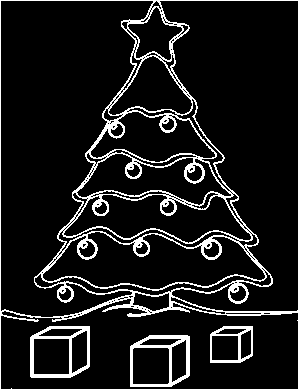
#> input picture Sheet 06/images/xmas.png, 298 x 389 px
$ jupyter execute --allow-errors sheet06.ipynb   (shell and % lines are left out)
#> lines starting #> are read from the running program, lines starting #| are printed output that depends on the picture
Osnabrück University - Computer Vision (Winter Term 2021/22) - Prof. Dr.-Ing. G. Heidemann, Ulf Krumnack, Axel Schaffland

# Exercise Sheet 06: Hough Transform

## Introduction

This week's sheet should be solved and handed in before **14:00 of Tuesday, December 14, 2021**. If you need help (and Google and other resources were not enough), feel free to contact your groups' designated tutor or whomever of us you run into first. Please upload your results to your group's Stud.IP folder.

**HINT: There is a bonus exercise in the end. If you do this bonus exercise you may leave out one of the other exercises.**

## Assignment 0: Math recap (Eigenvectors and Eigenvalues) [0 Points]

This exercise is supposed to be very easy, does not give any points, and is voluntary. There will be a similar exercise on every sheet. It is intended to revise some basic mathematical notions that are assumed throughout this class and to allow you to check if you are comfortable with them. Usually you should have no problem to answer these questions offhand, but if you feel unsure, this is a good time to look them up again. You are always welcome to discuss questions with the tutors or in the practice session. Also, if you have a (math) topic you would like to recap, please let us know.

**a)** What is an eigenvector of a matrix/a linear mapping? What are eigenvalues?

Multiplying with a matrix an eigenvector will result a scaled version of that vector. This could change its length and orientation bot not its direction in space.

$$A \cdot \upsilon = \lambda\upsilon$$

The scalar $\lambda\in\mathbb{R}$ is called the eigenvalue belonging to the eigenvector $\upsilon$

**b)** What is the characteristic polynomial of a matrix? How is it related to eigenvalues? What are algebraic and geometric multiplicity of an eigenvalue?

The characteristic polynomial of a n x n matrix A is defined as
$$p_A(X)=det(X \cdot I_n-A)$$
where $I_n$ is the identity matrix. It is a polynomial of degree n, that is invariant under matrix similarity. The roots of the characteristic polynomial are the eigenvalues of the matrix. The algebraic multiplicity of an eigenvalue $\lambda$ is its multiplicity as a root of the characteristic polynomial.

**c)** What is the spectrum of a matrix? What does the spectral theorem state?

YOUR ANSWER HERE

**d)** [bonus task]: Numpy/Scipy provide functions to compute eigenvalues. Lookup these functions and apply them to an example.

[cell 1]
# YOUR CODE HERE

## Assignment 1: Hough transform [7 Points]

**a)** Explain in your own words the idea of Hough transform in general. What is an accumulator space? In what sense can the Hough transform be seen as a model-based approach?

Hough Transform is used when the aim of the output image is a specific shape, meaning a connected edges forming a straight line. This is Hough transform in its classic form. Further, it has been extended to being able to identifying the positions of shapes such as circles.
However, in order to produce the output result, an edge detection would need to be performed first (applying Sobel filter would be an example) which will then be used as an input for the Hough transform algorithm

**b)** What is linear Hough transform? What does a point in the linear Hough space represent? Explain the meaning of the two coordinates.

The linear Hough transformation is possible with the help of Hessian normal form $r = x\cos\theta_0 + y\sin\theta_0$, where we give a relation of $x$ and $y$ if they are located on the $x_0y_0$ line, then the parameters are no longer the intersepts but ($r_0, \theta_0$) as shown on 'Representing Straight Lines' slide.

**c)**  How are points, lines, polygons transformed by linear Hough transform? What about parallel lines? Try different configurations using the functions `point`, `line`, `polygon` below. Use the function `skimage.transform.hough_line` to display these examples. You may use the code of Assignment 2 to check
different configurations interactively.

The transformation of points in Hough transform algorithm is possible by the help of an accumulator. The way a line is transformed is if two edge points lay on the same line, their intersection will fall on a specific $(r_0, \theta_0)$ pair as explained previously.

! Polygon explaination is missing !

[cell 2]
from skimage.transform import hough_line
from skimage.transform import resize
import matplotlib.pyplot as plt
import numpy as np

steps = lambda p,q : max(map(lambda x,y: abs(x-y), p, q))+1
coords = lambda p,q,s : tuple([np.linspace(x,y,s,dtype=np.uint16) for x,y in zip(p,q)])

def point(img, p):
    """Insert a point in the black/white image at position p

    Args:
        img (ndarray): Input image.
        p (tuple): Coordinate of point.

    Returns:

    """
    img[p] = 1

def line(img, p, q):
    """Insert a line from p to q in the black/white image

    Args:
        img (ndarray): Input image.
        p (tuple): Coordinate of start position.
        q (tuple): Coordinate of end position.

    Returns:

    """
    img[coords(p,q,steps(p,q))] = 1

def polygon(img, vertices):
    """Insert a (closed) polygon given by a list of points into the black/white image

    Args:
        img (ndarray): Input image.
        vertices (list): List of coordinate tuples.

    Returns:

    """
    for p, q in zip(vertices, vertices[1:]+vertices[0:1]):
        line(img,p,q)

img = np.zeros((100,100))

point(img, (30,60))
polygon(img, [(20,20),(60,30),(80,80)])

fig, [ax1, ax2] = plt.subplots(1,2, figsize=(12,4))

plt.gray()
ax1.set_title('Image');
ax1.imshow(img, origin = 'lower')

out, angles, d = hough_line(img)

# scale output to quadratic image
out_resized = resize(out, (out.shape[0], out.shape[0]), anti_aliasing=True, preserve_range=True)
ax2.set_title('Hough transform (skimage)');
ax2.set_xlabel('Angles (degrees)')
ax2.set_ylabel('Distance (pixels)')
ax2.imshow(np.log(1 + out_resized), origin = 'lower', cmap='gray')

ax2.set_yticks(np.linspace(0, out.shape[0], 7))
ax2.set_yticklabels((-1 * np.linspace(d[-1], d[0], 7)).astype(int))
ax2.set_xticks(np.linspace(0, out.shape[0], 5))
ax2.set_xticklabels(np.linspace(np.rad2deg(angles[0]), np.rad2deg(angles[-1]), 5).astype(int))


plt.show()
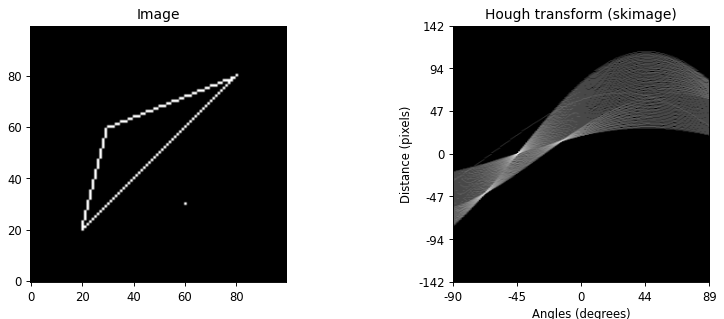
#> figure drawn by matplotlib, 2 panels

## Assignment 2: Interactive Hough transform [1 Point]

The following code block implements an interactive Hough transform, in which you can either draw points or lines and can see the resulting Hough transform immediately. Draw different shapes of points or lines and check the resulting Hough transform. Try to predict the outcome of the transformation!

[cell 3]
from skimage.transform import hough_line
import matplotlib.pyplot as plt
import numpy as np

# True if two mouse clicks should draw a line, false if single clicks draw points
lines = True


steps = lambda p,q : max(map(lambda x,y: abs(x-y), p, q))+1
coords = lambda p,q,s : tuple([np.linspace(x,y,s,dtype=np.uint16) for x,y in zip(p,q)])
img = np.zeros((200,200))


def line(img, p, q):
    """Insert a line from p to q in the black/white image

    Args:
        img (ndarray): Input image.
        p (tuple): Coordinate of start position.
        q (tuple): Coordinate of end position.

    Returns:

    """
    img[coords(p,q,steps(p,q))] = 1


def disp_and_comp():
    """Computes Line Hough transform; displays image and result

    Args:

    Returns:

    """
    ax1.imshow(img, origin = 'lower', cmap='gray')

    out, angles, d = hough_line(img)

    out_resized = resize(out, (out.shape[0], out.shape[0]), anti_aliasing=True, preserve_range=True)
    ax2.imshow(np.log(1 + out_resized), origin = 'lower', cmap='gray')
    ax2.set_yticks(np.linspace(0, out.shape[0], 7))
    ax2.set_yticklabels((-1 * np.linspace(d[-1], d[0], 7)).astype(int))
    ax2.set_xticks(np.linspace(0, out.shape[0], 5))
    ax2.set_xticklabels(np.linspace(np.rad2deg(angles[0]), np.rad2deg(angles[-1]), 5).astype(int))

    fig.canvas.draw()


first_point = True
p1 = (0,0)
def on_press(event):
    """Draws either line or point and calls disp_and_comp

    Reacts to mouse clicks. Draws either point at mouse
    position and computes Hough transform or draws line
    between first and second mouse click and then computes
    hough transfom.

    Args:
        event (event): Mouseevent.

    Returns:

    """
    global p1, first_point
    y = int(event.xdata)
    x = int(event.ydata)

    if (lines):
        if (first_point):
            p1 = (x,y)
            img[x, y] = 255
            first_point = False
        else:
            line(img,p1,(x,y))
            first_point = True
        disp_and_comp()
    else:
        img[x, y] = 255
        disp_and_comp()


fig = plt.figure(figsize=(8, 6))

ax1 = fig.add_subplot(121)
plt.title('Image')

ax2 = fig.add_subplot(122)
plt.title('Hough transform');
plt.xlabel('Angles (degrees)')
plt.ylabel('Distance (pixels)')


disp_and_comp()
#plt.axis('square')
fig.canvas.mpl_connect('button_press_event', on_press)
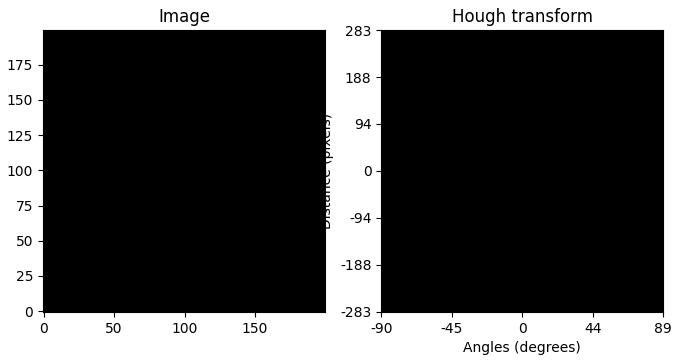
#> figure drawn by matplotlib, 2 panels

## Assignment 3: Implementing Hough transform [7 Points]

**a)** Implement your own version of linear Hough transform and compare the results with the function `skimage.transform.hough_line`.

[cell 4]
from skimage.transform import hough_line
import matplotlib.pyplot as plt
import numpy as np
import warnings
warnings.filterwarnings('ignore')

def my_hough_line(img, angles=180):
    """
    Apply linear Hough transform to the given image.

    Args:
        img (numpy.ndarray): The binary image to transform
        angles (int): The number of angles to consider.
    Result:
        accumulator (numpy.ndarray): The accumulator space.
    """
    thetas = np.deg2rad(np.arange(-angles/2, angles/2, 1))

    # Compute the array of angles and their sine and cosine
    cos_theta = np.cos(thetas)
    sin_theta = np.sin(thetas)
    num_thetas = len(thetas)

    # compute the bins and allocate the accumulator array
    M, N = img.shape
    offset = np.ceil(np.sqrt(M * M + N * N)).astype(np.int64)

    max_distance = 2 * offset + 1
    accumulator = np.zeros((max_distance, angles), dtype=np.uint64)

    bins = np.linspace(-offset, offset, max_distance)

    # compute the nonzero indexes
    y_idxs, x_idxs = np.nonzero(img)

    # finally, run the transform
    nidxs = y_idxs.shape[0]  # x and y are the same shape
    for i in range(nidxs):
        x = x_idxs[i]
        y = y_idxs[i]
        for j in range(num_thetas):
            accumulator_idx = round((cos_theta[j] * x + sin_theta[j] * y)) + offset
            accumulator[accumulator_idx, j] += 1

    return accumulator

img = np.zeros((100,100))

# You may try different paintings here:
# point(img, (10,10))
# line(img,(10,20),(70,20))
polygon(img,[(20,10),(80,50),(80,80),(30,60)])


fig, [ax1, ax2, ax3] = plt.subplots(1,3, figsize=(12,4))
plt.gray()

# original image
ax1.set_title('Image');
ax1.imshow(img, origin = 'lower')

# skimage
out, angles, d = hough_line(img)

out_resized = resize(out, (out.shape[0], out.shape[0]), anti_aliasing=True, preserve_range=True)
ax2.set_title('Hough transform (skimage)');
ax2.set_xlabel('Angles (degrees)')
ax2.set_ylabel('Distance (pixels)')
ax2.imshow(np.log(1 + out_resized), origin = 'lower', cmap='gray')
ax2.set_yticks(np.linspace(0, out.shape[0], 7))
ax2.set_yticklabels((-1 * np.linspace(d[-1], d[0], 7)).astype(int))
ax2.set_xticks(np.linspace(0, out.shape[0], 5))
ax2.set_xticklabels(np.linspace(np.rad2deg(angles[0]), np.rad2deg(angles[-1]), 5).astype(int))

# own implementation
my_out = my_hough_line(img)

my_out_resized = resize(out, (out.shape[0], out.shape[0]), anti_aliasing=True, preserve_range=True)
ax3.set_title('Hough transform (own implementation)');
ax3.set_xlabel('Angles (degrees)')
ax3.set_ylabel('Distance (pixels)')
ax3.imshow(np.log(1 + my_out_resized), origin = 'lower', cmap='gray')
ax3.set_yticks(np.linspace(0, out.shape[0], 7))
ax3.set_yticklabels((-1 * np.linspace(d[-1], d[0], 7)).astype(int))
ax3.set_xticks(np.linspace(0, out.shape[0], 5))
ax3.set_xticklabels(np.linspace(np.rad2deg(angles[0]), np.rad2deg(angles[-1]), 5).astype(int))

plt.show()
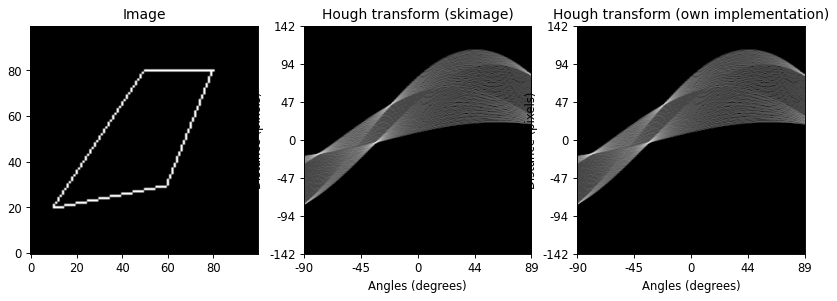
#> figure drawn by matplotlib, 3 panels

**b)** Under which conditions is (linear) Hough transform invertible? Try to implement an inverse linear Hough transform.

You could create a line for each point in accumulator space by doing the following: Compute angle and distance of the line represented by the current point in accumulator space. Add the value of this point to all image pixels which belong to the corresponding line. Finally you could threshold the image.

However, other solution are feasible, too.

It is invertible under the condition that one can retrieve the model parameters, in this case the parameters of the Hesse normal form ($\textbf{r},\theta$), based on the accumulator array.

[cell 5]
from skimage.transform import hough_line
import matplotlib.pyplot as plt
import numpy as np


# YOUR CODE HERE

def my_inverse_hough_line(accumulator, shape):
    """Compute an inverse Hough transform, i.e. compute the image from the accumulator space.

    Args:
        accumulator (numpy.ndarray)
        shape (tuple): The shape (dimensions) of the image to be created

    Result:
        img (numpy.ndarray): The image created from the accumulator space.
    """
    img = np.zeros(shape, np.uint64)

    # YOUR CODE HERE
    return img

img = np.zeros((100,100))

#point(img, (10,10))
#line(img,(10,20),(70,20))
#line(img,(20,10),(20,70))
polygon(img,[(10,30),(50,50),(10,70)])

plt.figure(figsize=(12, 4))
plt.gray()
plt.subplot(1,3,1) ; plt.title('Image'); plt.imshow(img, origin = 'lower')

out, angles, d = hough_line(img)
out_resized = resize(out, (out.shape[0], out.shape[0]), anti_aliasing=True, preserve_range=True)
ax = plt.subplot(1,3,2) ; plt.title('Hough transform (skimage)');
ax.set_title('Hough transform (skimage)');
ax.set_xlabel('Angles (degrees)')
ax.set_ylabel('Distance (pixels)')
ax.imshow(np.log(1 + out_resized), origin = 'lower', cmap='gray')
ax.set_yticks(np.linspace(0, out.shape[0], 7))
ax.set_yticklabels((-1 * np.linspace(d[-1], d[0], 7)).astype(int))
ax.set_xticks(np.linspace(0, out.shape[0], 5))
ax.set_xticklabels(np.linspace(np.rad2deg(angles[0]), np.rad2deg(angles[-1]), 5).astype(int))

img2 = my_inverse_hough_line(out, img.shape)
plt.subplot(1,3,3) ; plt.title('Inverse Hough transform');
plt.imshow(img2, origin = 'lower')
plt.show()
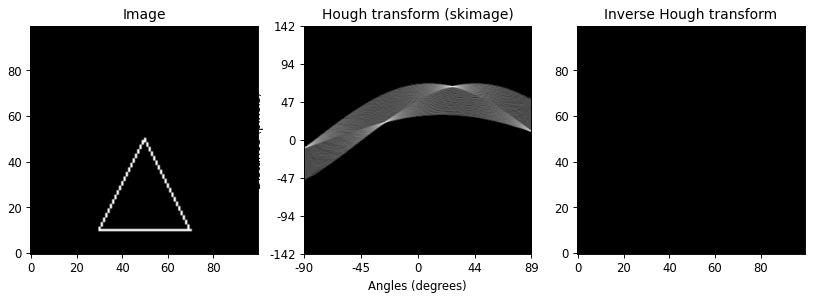
#> figure drawn by matplotlib, 3 panels

## Assignment 4: Circular Hough [7 Points]

**a)** Explain the idea of circular Hough transform. How many dimensions does the accumulator space have and what do they represent? What practical problems do you expect when computing circular Hough transform?

The idea of circular Hough transform is to detect circular object in an image, such as a ball, spheres like bubbles, Christmas decorations and even eyes. The accumulator space is a 3-Dimensional. The points $x$ and $y$ must conform to the given formula - $(x-x_c)^2+(y-y_c)^2=r^2$, if they do, the accumulator space is proven to consist of 3 dimentions, $x_c, y_c$ and $r$, as shown in the lecture slide CV-08 p.13
What we need to do is, from each determined edge pixel we increment the accumulated space. If they indicate the formation of a circle, the would interesct in the middle, which would be the maximum of the counter and that would point to the center of the desired circle.

**b)** Now implement circular hough transform. First think how the accumulator space should be represented. You may provide an additional parameter to only look for circles of a given radius (or a range of radii). Then apply it to the image `xmas.png` to detect the balls. Mark them in the original image. (Bonus task: also detect the presents using linear Hough transform).

[cell 6]
from skimage.transform import hough_circle
from scipy import misc
from imageio import imread
import matplotlib.pyplot as plt
import numpy as np
from scipy.ndimage.filters import convolve

# Referenced from: https://github.com/scikit-image/scikit-image/blob/634a5d07e110c917c300b5cbdc3b9a4456379e0d/skimage/transform/hough_transform.py#L5
# Doc: https://github.com/scikit-image/scikit-image/blob/634a5d07e110c917c300b5cbdc3b9a4456379e0d/skimage/draw/_draw.pyx
def my_circle_perimeter(r_o, c_o, radius):
    rr = []
    cc = []

    c = 0
    r = radius
    d = 0

    dceil = 0
    dceil_prev = 0

    d = 3 - 2 * radius

    while r >= c:
        rr.extend([r, -r, r, -r, c, -c, c, -c])
        cc.extend([c, c, -c, -c, r, r, -r, -r])

        if d < 0:
            d += 4 * c + 6
        else:
            d += 4 * (c - r) + 10
            r -= 1
        c += 1

    return (np.array(rr, dtype=np.intp) + r_o,
            np.array(cc, dtype=np.intp) + c_o)

def my_hough_circle(img, radius):

    M, N = img.shape

    # compute the nonzero indexes
    x, y = np.nonzero(img)

    num_pixels = x.size

    offset = 0

    accumulator = np.zeros((len(radius),
                   img.shape[0] + 2 * offset,
                   img.shape[1] + 2 * offset), dtype=np.double)

    for i, rad in enumerate(radius):
        # Store in memory the circle of given radius
        # centered at (0,0)
        circle_x, circle_y = my_circle_perimeter(0, 0, rad)

        num_circle_pixels = circle_x.size

        incr = 1.0 / num_circle_pixels


        # For each non zero pixel
        for p in range(num_pixels):
            # Plug the circle at (px, py),
            # its coordinates are (tx, ty)
            for c in range(num_circle_pixels):
                tx = circle_x[c] + x[p]
                ty = circle_y[c] + y[p]
                if offset:
                    accumulator[i, tx, ty] += incr
                elif 0 <= tx < M and 0 <= ty < N:
                    accumulator[i, tx, ty] += incr

    return accumulator

# load the image
img = imread('images/xmas.png')
#> img: shape (389, 298) bool; 10% white in thin lines or dots

plt.figure(figsize=(12, 4))
plt.gray()
plt.subplot(1,3,1); plt.title('Xmas'); plt.imshow(img);

hough = np.squeeze(my_hough_circle(img, [15]))
#> in my_hough_circle, `x, y = np.nonzero(img)`: x = 11577 values from 0 to 388; y = 11577 values, max 297 at index 297, min 0 at index 0, mean 144.1
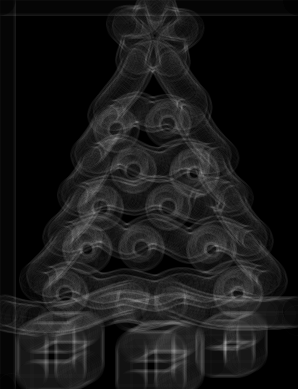
#> hough: shape (389, 298) float64; min 0, max 0.636, mean 0.0955
plt.subplot(1,3,2); plt.title('Hough Circle'); plt.imshow(hough);


hough_lib = np.squeeze(hough_circle(img, [15]))
plt.subplot(1,3,3); plt.title('Skimage Hough Circle'); plt.imshow(hough_lib);
